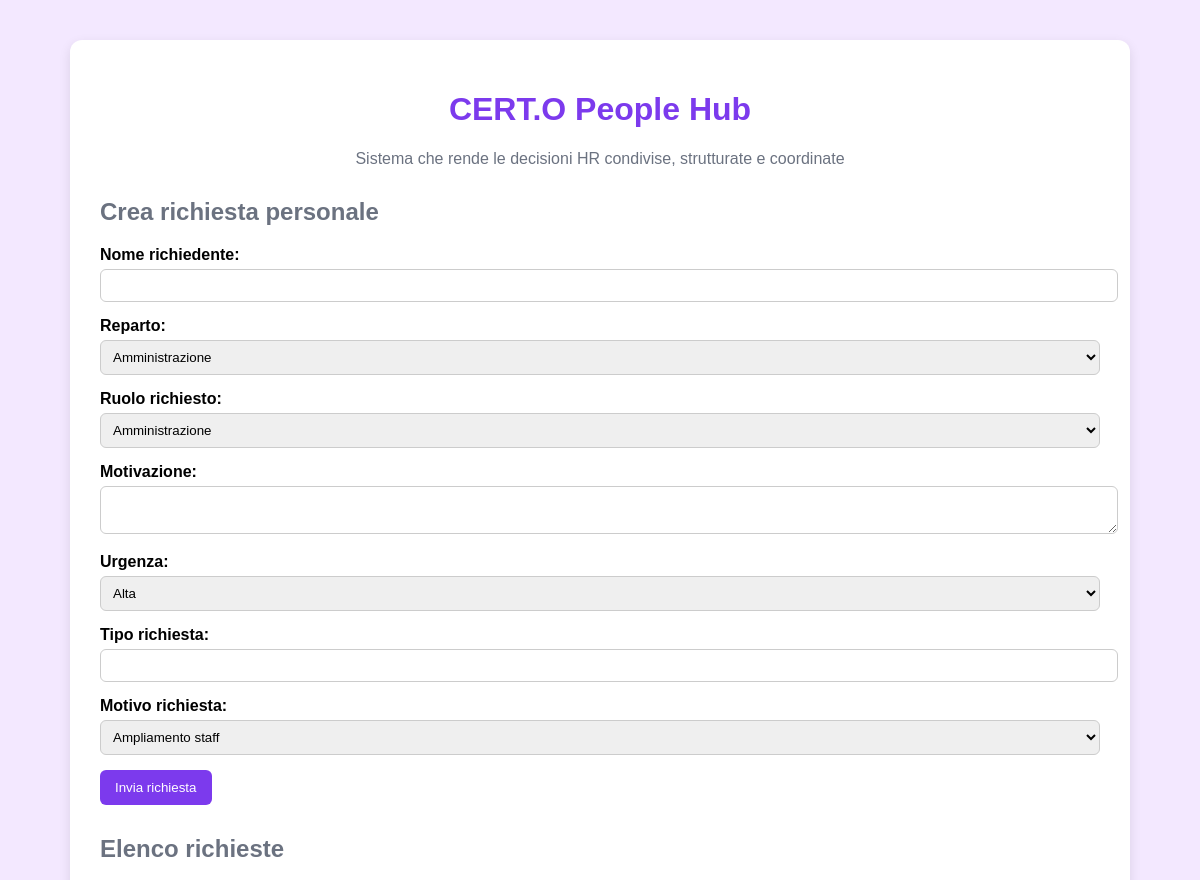
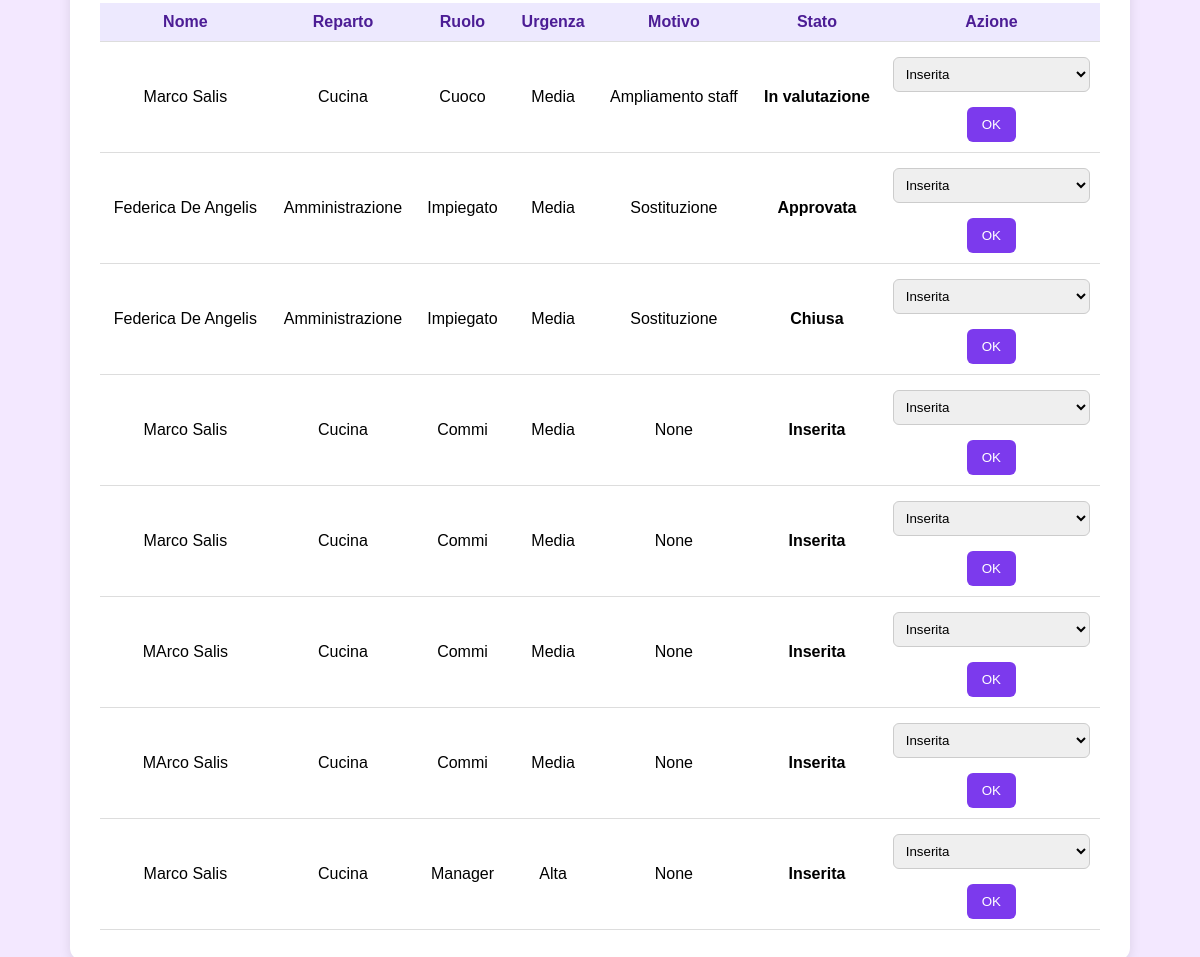
The page / on the database its author committed (2 pictures, top to bottom).
### hub/models.py (models this page shows, shortened)
class Richiesta(models.Model):
    nome_richiedente = models.CharField(max_length=100)
    reparto = models.CharField(max_length=100)
    ruolo_richiesto = models.CharField(max_length=100)
    motivazione = models.TextField()
    urgenza = models.CharField(max_length=20)
    tipo_richiesta = models.CharField(max_length=100)
    motivo_richiesta = models.CharField(max_length=100, null=True, blank=True)
    stato = models.CharField(max_length=50, default="Inserita")
    data_creazione = models.DateTimeField(auto_now_add=True)

### hub/views.py (the view, shortened to what this page needs)
# urls.py: 2. Add a URL to urlpatterns:  path('', views.home, name='home')
def home(request):
    messaggio = ""
    richieste = Richiesta.objects.all().order_by("-data_creazione")
    reparti = Reparto.objects.all().order_by("nome")
    ruoli = Ruolo.objects.all().order_by("nome")
    motivi = MotivoRichiesta.objects.all().order_by("nome")
    return render(request, "hub/home.html", {
        "messaggio": messaggio,
        "richieste": richieste,
        "reparti": reparti,
        "ruoli": ruoli,
        "motivi": motivi
    })

### hub/templates/hub/home.html (shortened to what this page needs)
<!DOCTYPE html>
<html lang="it">
<head>
</head>
<body>
<div class="container">
    <h1>CERT.O People Hub</h1>
    <p style="text-align:center; color:#6b7280;">
        Sistema che rende le decisioni HR condivise, strutturate e coordinate
    </p>
    <h2>Crea richiesta personale</h2>
    <form method="post">
        <label>Nome richiedente:</label>
        <input type="text" name="nome_richiedente">
        <label>Reparto:</label>
<select name="reparto">
    {% for reparto in reparti %}
        <option value="{{ reparto.nome }}">{{ reparto.nome }}</option>
    {% endfor %}
</select>
        <label>Ruolo richiesto:</label>
<select name="ruolo_richiesto">
    {% for ruolo in ruoli %}
        <option value="{{ ruolo.nome }}">{{ ruolo.nome }}</option>
    {% endfor %}
</select>
        <label>Motivazione:</label>
        <textarea name="motivazione"></textarea>
        <label>Urgenza:</label>
        <select name="urgenza">
            <option value="Alta">Alta</option>
        </select>
        <label>Tipo richiesta:</label>
        <input type="text" name="tipo_richiesta">
        <label>Motivo richiesta:</label>
<select name="motivo_richiesta">
    {% for motivo in motivi %}
        <option value="{{ motivo.nome }}">{{ motivo.nome }}</option>
    {% endfor %}
</select>
        <button type="submit">Invia richiesta</button>
    </form>
    <h2>Elenco richieste</h2>
    <table>
        <tr>
            <th>Nome</th>
            <th>Reparto</th>
            <th>Ruolo</th>
            <th>Urgenza</th>
            <th>Motivo</th>
            <th>Stato</th>
            <th>Azione</th>
        </tr>
        {% for richiesta in richieste %}
        <tr>
            <td>{{ richiesta.nome_richiedente }}</td>
            <td>{{ richiesta.reparto }}</td>
            <td>{{ richiesta.ruolo_richiesto }}</td>
            <td>{{ richiesta.urgenza }}</td>
            <td>{{ richiesta.motivo_richiesta }}</td>
            <td class="stato">{{ richiesta.stato }}</td>
            <td>
                <form method="post" action="{% url 'aggiorna_stato' richiesta.id %}">
                    <select name="stato">
                        <option>Inserita</option>
                    </select>
                    <button type="submit">OK</button>
                </form>
            </td>
        </tr>
        {% empty %}
        <tr>
            <td colspan="7">Nessuna richiesta presente</td>
        </tr>
        {% endfor %}
    </table>
</div>
</body>
</html>

### hub/templates/hub/home.html (style rules this page uses)
body { font-family: Arial, sans-serif; background-color: #f3e8ff; margin: 0; padding: 0; }
.container { width: 90%; max-width: 1000px; margin: 40px auto; background: #ffffff; padding: 30px; border-radius: 12px; box-shadow: 0px 4px 12px rgba(0,0,0,0.1); }
h1 { color: #7c3aed; text-align: center; }
h2 { color: #6b7280; margin-top: 30px; }
label { font-weight: bold; }
input, select, textarea { width: 100%; padding: 8px; margin-top: 5px; margin-bottom: 15px; border-radius: 6px; border: 1px solid #ccc; }
button { background-color: #7c3aed; color: white; border: none; padding: 10px 15px; border-radius: 6px; cursor: pointer; }
table { width: 100%; border-collapse: collapse; margin-top: 20px; }
th { background-color: #ede9fe; color: #4c1d95; }
th, td { padding: 10px; text-align: center; border-bottom: 1px solid #ddd; }
.stato { font-weight: bold; }

### rows shown on the page
Richiesta: nome_richiedente "Marco Salis", reparto "Cucina", ruolo_richiesto "Cuoco", urgenza "Media", motivo_richiesta "Ampliamento staff", stato "In valutazione"
Richiesta: nome_richiedente "Federica De Angelis", reparto "Amministrazione", ruolo_richiesto "Impiegato", urgenza "Media", motivo_richiesta "Sostituzione", stato "Approvata"
Richiesta: nome_richiedente "Federica De Angelis", reparto "Amministrazione", ruolo_richiesto "Impiegato", urgenza "Media", motivo_richiesta "Sostituzione", stato "Chiusa"
Richiesta: nome_richiedente "Marco Salis", reparto "Cucina", ruolo_richiesto "Commi", urgenza "Media", motivo_richiesta "None", stato "Inserita"
Richiesta: nome_richiedente "Marco Salis", reparto "Cucina", ruolo_richiesto "Commi", urgenza "Media", motivo_richiesta "None", stato "Inserita"
Richiesta: nome_richiedente "MArco Salis", reparto "Cucina", ruolo_richiesto "Commi", urgenza "Media", motivo_richiesta "None", stato "Inserita"
Richiesta: nome_richiedente "MArco Salis", reparto "Cucina", ruolo_richiesto "Commi", urgenza "Media", motivo_richiesta "None", stato "Inserita"
Richiesta: nome_richiedente "Marco Salis", reparto "Cucina", ruolo_richiesto "Manager", urgenza "Alta", motivo_richiesta "None", stato "Inserita"

### other values the page prints
form field reparto "Amministrazione"
form field ruolo_richiesto "Amministrazione"
form field motivo_richiesta "Ampliamento staff"
